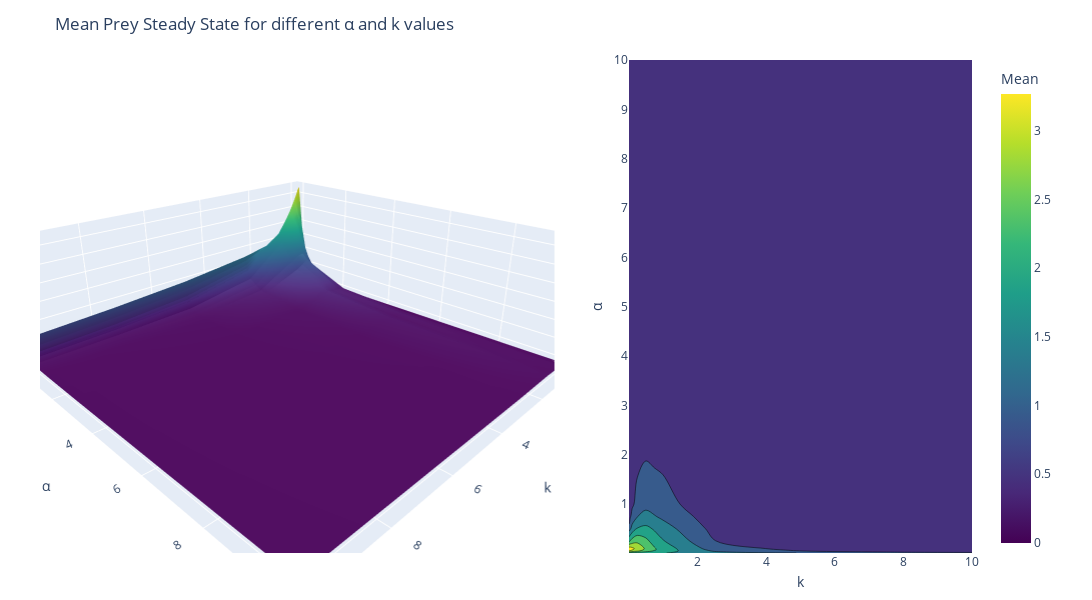

Notebook code cell kept with this figure:
### Code cell
# --- prepare data ---
alpha_values = sorted({a for a, k in results.keys()})
kappa_values = sorted({k for a, k in results.keys()})
u_mean = np.array([[results[(a, k)]['u_mean'] for k in kappa_values] for a in alpha_values])
k_grid, alpha_grid = np.meshgrid(kappa_values, alpha_values)  # grid for surface

# --- figure ---
fig = make_subplots(
    rows=1, cols=2,
    column_widths=[0.6, 0.4],
    specs=[[{"type": "surface"}, {"type": "contour"}]],
    horizontal_spacing=0.08,
)

# 3D surface (left)
fig.add_trace(
    go.Surface(
        x=k_grid, y=alpha_grid, z=v_mean,
        coloraxis="coloraxis"  # share colors with the contour
    ),
    row=1, col=1
)

# 2D contour heatmap (right)
fig.add_trace(
    go.Contour(
        x=kappa_values, y=alpha_values, z=v_mean,
        colorscale='Viridis',
        # contours_coloring="heatmap",
        # coloraxis="coloraxis",
        showscale=False  # avoid a second colorbar
    ),
    row=1, col=2
)

# Shared colorbar + layout
fig.update_layout(
    title="Mean Prey Steady State for different α and k values",
    scene=dict(
        xaxis_title="k",
        yaxis_title="α",
        zaxis_title="Mean Steady State u",
        camera=dict(eye=dict(x=1.35, y=1.35, z=0.8))
    ),
    coloraxis=dict(
        colorscale="Viridis",
        colorbar=dict(title="Mean", x=1.02)  # right-side colorbar
    ),
    width=1200, height=600,
    margin=dict(l=40, r=120, t=60, b=40)
)

# <<< key part: set the titles for the right heatmap via row/col >>>
fig.update_xaxes(title_text="k", row=1, col=2, automargin=True, title_standoff=8)
fig.update_yaxes(title_text="α", row=1, col=2, automargin=True, title_standoff=8)

fig.show()

### Figure 1 — Plotly figure (JSON) as saved in the notebook; plotly's stock layout.template omitted (floating-point values rounded to 4 significant figures; data arrays with more than 128 entries replaced by an {"elided": "..."} marker saying what was removed)
{"data": [{"coloraxis": "coloraxis", "scene": "scene", "type": "surface", "x": {"elided": "13x13 float values"}, "y": {"elided": "13x13 float values"}, "z": {"elided": "13x13 float values"}}, {"colorscale": [[0, "#440154"], [0.1111, "#482878"], [0.2222, "#3e4989"], [0.3333, "#31688e"], [0.4444, "#26828e"], [0.5556, "#1f9e89"], [0.6667, "#35b779"], [0.7778, "#6ece58"], [0.8889, "#b5de2b"], [1, "#fde725"]], "showscale": false, "type": "contour", "x": [0.01, 0.025, 0.05, 0.075, 0.1, 0.25, 0.5, 0.75, 1, 2.5, 5, 7.5, 10], "xaxis": "x", "y": [0.01, 0.025, 0.05, 0.075, 0.1, 0.25, 0.5, 0.75, 1, 2.5, 5, 7.5, 10], "yaxis": "y", "z": {"elided": "13x13 float values"}}], "layout": {"coloraxis": {"colorbar": {"title": {"text": "Mean"}, "x": 1.02}, "colorscale": [[0, "#440154"], [0.1111, "#482878"], [0.2222, "#3e4989"], [0.3333, "#31688e"], [0.4444, "#26828e"], [0.5556, "#1f9e89"], [0.6667, "#35b779"], [0.7778, "#6ece58"], [0.8889, "#b5de2b"], [1, "#fde725"]]}, "height": 600, "margin": {"b": 40, "l": 40, "r": 120, "t": 60}, "scene": {"camera": {"eye": {"x": 1.35, "y": 1.35, "z": 0.8}}, "domain": {"x": [0, 0.552], "y": [0, 1]}, "xaxis": {"title": {"text": "k"}}, "yaxis": {"title": {"text": "α"}}, "zaxis": {"title": {"text": "Mean Steady State u"}}}, "title": {"text": "Mean Prey Steady State for different α and k values"}, "width": 1200, "xaxis": {"anchor": "y", "automargin": true, "domain": [0.632, 1], "title": {"standoff": 8, "text": "k"}}, "yaxis": {"anchor": "x", "automargin": true, "domain": [0, 1], "title": {"standoff": 8, "text": "α"}}}}
